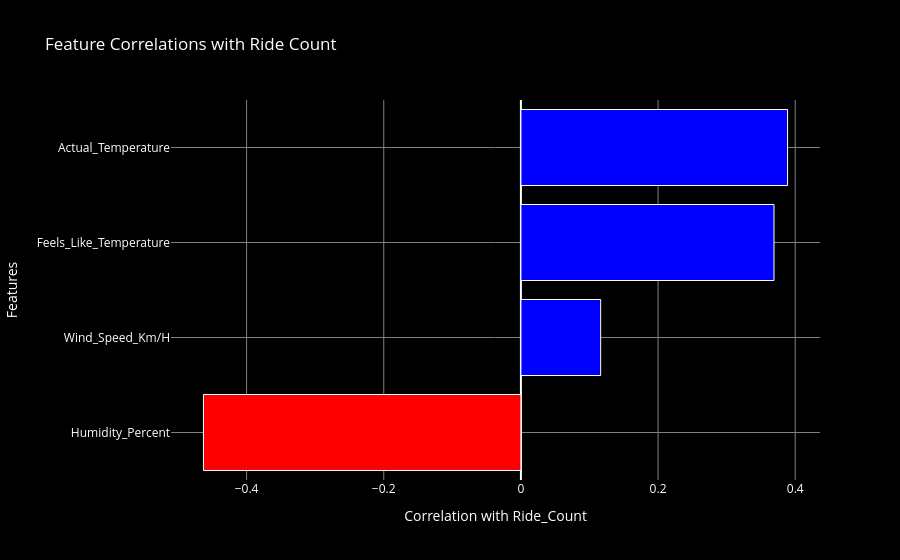

Notebook source saved alongside this figure:
### Code cell
create_correlation_plot(df)

### Figure 1 — Plotly figure (JSON) as saved in the notebook; plotly's stock layout.template omitted (floating-point values rounded to 4 significant figures)
{"data": [{"marker": {"color": ["red", "blue", "blue", "blue"], "line": {"color": "white", "width": 1}}, "orientation": "h", "type": "bar", "x": [-0.4629, 0.1163, 0.369, 0.3888], "y": ["Humidity_Percent", "Wind_Speed_Km/H", "Feels_Like_Temperature", "Actual_Temperature"]}], "layout": {"autosize": true, "font": {"color": "white"}, "paper_bgcolor": "black", "plot_bgcolor": "black", "title": {"text": "Feature Correlations with Ride Count"}, "xaxis": {"autorange": true, "gridcolor": "gray", "range": [-0.5102, 0.4361], "showgrid": true, "title": {"text": "Correlation with Ride_Count"}, "type": "linear"}, "yaxis": {"autorange": true, "gridcolor": "gray", "range": [-0.5, 3.5], "showgrid": true, "title": {"text": "Features"}, "type": "category"}}}
